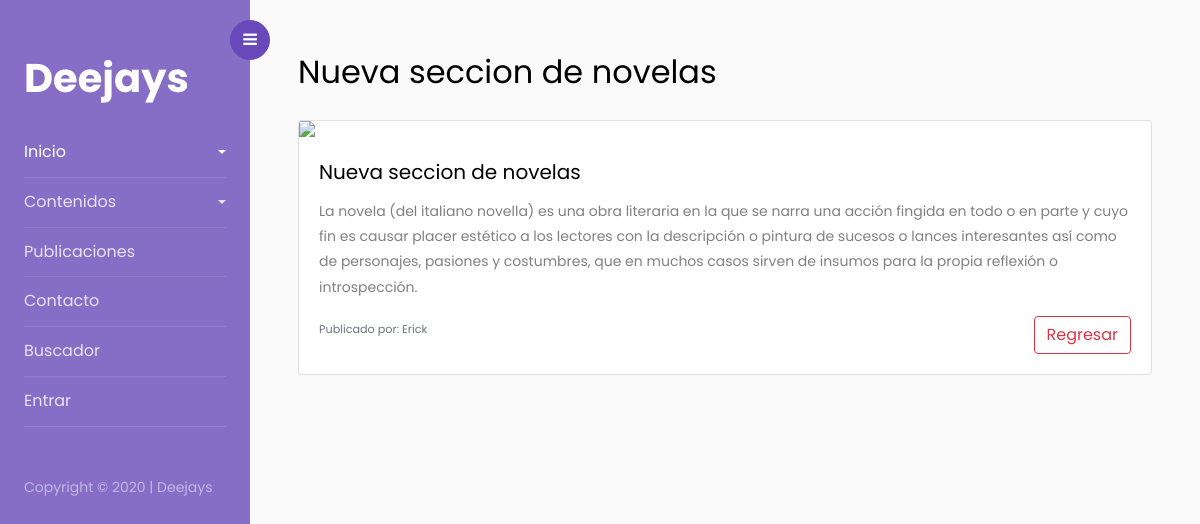
The app's page /views/publicacion.php?publicacion=3 with its own data.
### tables this page shows
CREATE TABLE `contenido` (
  `id_contenido` int(11) NOT NULL,
  `imagen` text NOT NULL,
  `titulo` varchar(200) NOT NULL,
  `contenido` text NOT NULL,
  `id_staff` int(11) NOT NULL
);

CREATE TABLE `staff` (
  `id_staff` int(11) NOT NULL,
  `nombre` varchar(200) NOT NULL,
  `descripcion` text NOT NULL,
  `usuario` varchar(100) NOT NULL,
  `clave` text NOT NULL,
  `tipo_usuario` varchar(100) DEFAULT 'locutor',
  `imagen` text DEFAULT NULL
);

### model/database.php (called while the page is built, shortened)
<?php
class DB
{
    public function create_connection()
    {
        try {
            @$connection = new PDO("mysql:host=" . self::DBHOSTNAME . ";dbname=" . self::DBDATABASE . ";charset=" . self::CHARSET, self::DBUSER, self::DBPASS);
            $connection->setAttribute(PDO::ATTR_ERRMODE, PDO::ERRMODE_EXCEPTION);
            return $connection;
        } catch (PDOException $e) {
            echo "Error en la conexión: ", $e->getMessage();
        }
    }
    public function selectAll($sql)
    {
        $statement = $this->create_connection()->prepare($sql);
        $statement->execute();
        return $statement;
    }
    public function staffById($id)
    {
        return $this->selectAll("SELECT * FROM staff where id_staff = $id")->fetch(PDO::FETCH_ASSOC);
    }
}

### controllers/PublicacionController.php (called while the page is built, shortened)
<?php
require_once('../model/database.php');
class PublicacionController extends DB {
    function getPublicacion($id){
        try {
            return $this->selectAll("SELECT * FROM contenido where id_contenido = $id")->fetch(PDO::FETCH_ASSOC);
        } catch (\Throwable $th) {
            return null;
        }
    }
    function staffId($id){
        return $this->staffById($id);
    }
}
?>

### views/publicacion.php (the view, shortened to what this page needs)
<?php
if ($_GET['publicacion'] && is_numeric($_GET['publicacion'])) {
    require_once('../controllers/PublicacionController.php');
    $id = $_GET['publicacion'];
    $view = new PublicacionController();
    if ($view->getPublicacion($id)) {
        $data = $view->getPublicacion($id);
        $staff = $view->staffId($data['id_staff']);
        require_once('../includes/shared/head.php');
?>
        <div class="wrapper d-flex align-items-stretch">
            <?php require_once('../includes/shared/menu.php'); ?>
            <div id="content" class="p-4 p-md-5 pt-5">
                <h2 class="mb-4"><?php echo $data['titulo']; ?> </h2>
                <div class="card mb-3">
                    <img src="<?php echo $data['imagen']; ?>" class="card-img-top">
                    <div class="card-body">
                        <h5 class="card-title"><?php echo $data['titulo']; ?></h5>
                        <p class="card-text"><?php echo $data['contenido']; ?></p>
                        <a href="publicaciones.php">
                            <button class="btn btn-outline-danger float-lg-right"> Regresar </button>
                        </a>
                        <p class="card-text"><small class="text-muted">Publicado por:
                                <?php echo $staff['nombre']; ?></small></p>
                    </div>
                </div>
            </div>
        </div>
        </body>
        </html>
<?php
    } else {
        header("Location: inicio.php");
    }
} else {
    header("Location: inicio.php");
}
?>

### records on screen
contenido: titulo "Nueva seccion de novelas", contenido "La novela (del italiano novella) es una obra literaria en la que se narra una acción fingida en todo o en parte y cuyo fin es causar placer estético a los lectores con la descripción o pintura de sucesos o lances interesantes así como de personajes, pasiones y costumbres, que en muchos casos sirven de insumos para la propia reflexión o introspección."
staff: nombre "Erick"
